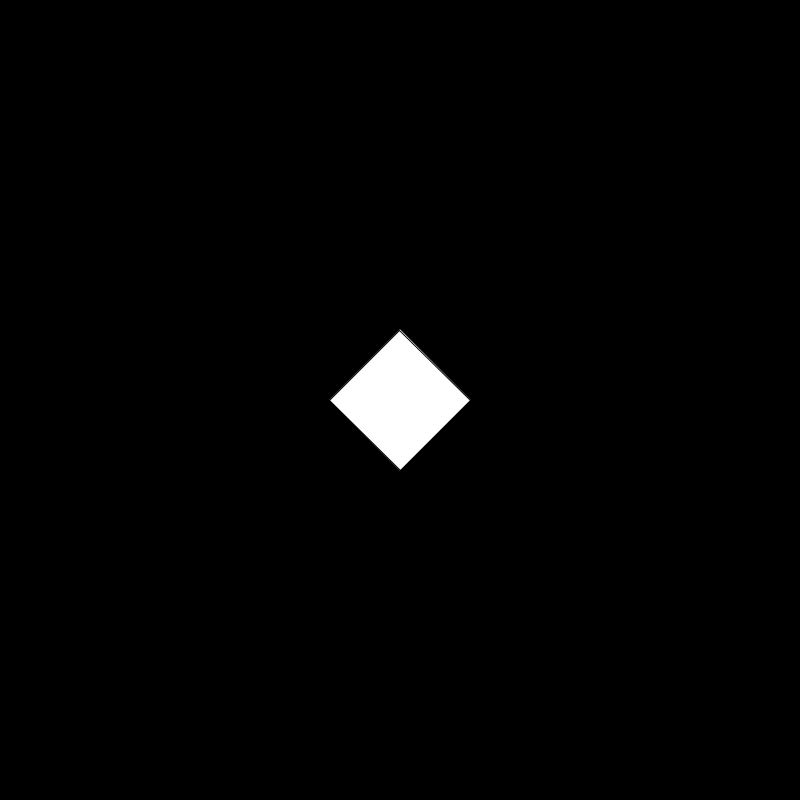
Frame 1 (no input)
Frame 60 (the mouse pressed at the canvas centre just before this capture): identical to frame 1, image omitted
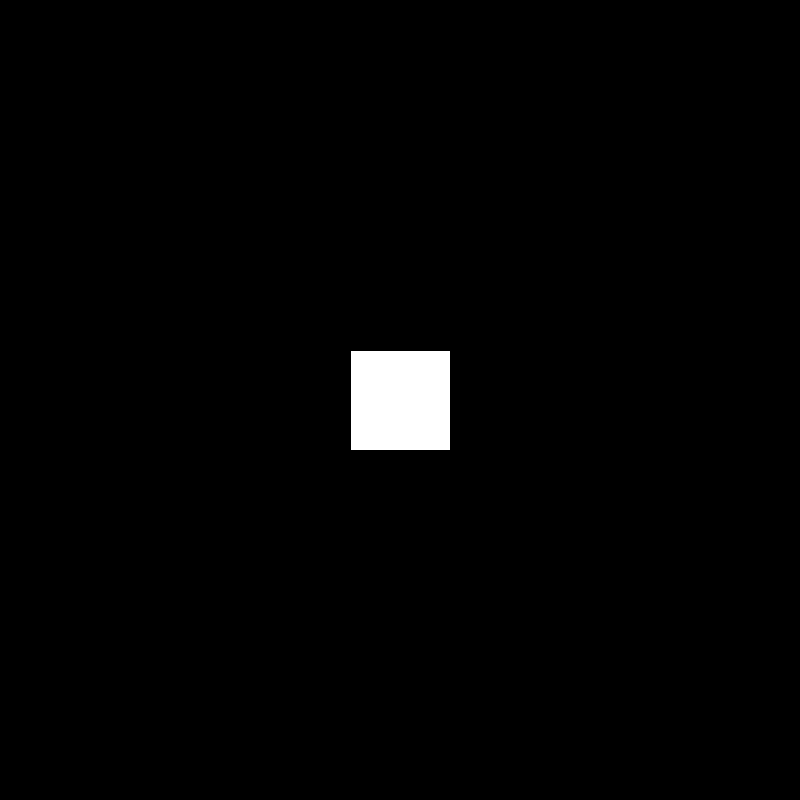
Frame 120 (the mouse held since frame 60 and released just before this capture)

The Processing sketch that drew these frames (run headless with seeded random() and noise(); from frame 60 on, the mouse is pressed at the canvas centre):

// Processing sketch: rotate
// ── rotate.pde
//reference https://p5js.org/reference/#/p5/atan2

void setup(){
  size(800,800);
}

void draw() {
  background(0);
  
  translate(width / 2, height / 2);
  float a = atan2(mouseY - height / 2, mouseX - width / 2);
  rotate(a);
  rectMode(CENTER);
  rect(0, 0, 100,100);
}
